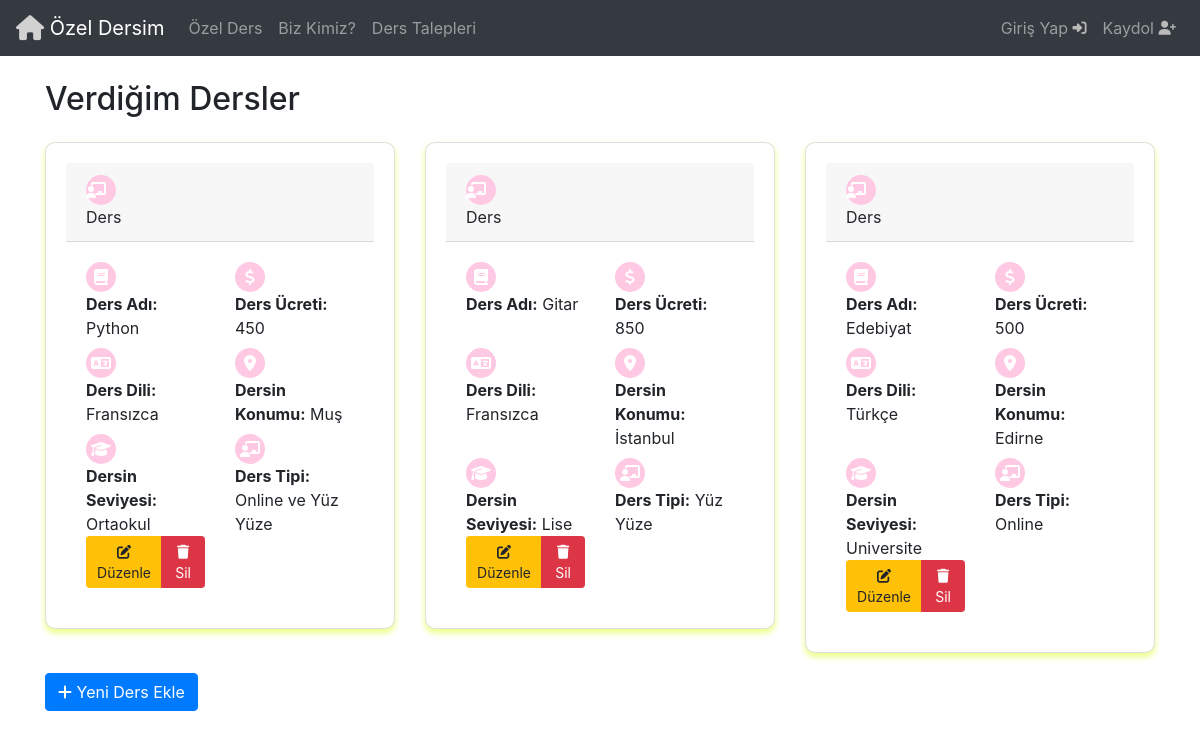
The app's page /verdigim_dersler/1/ with its own data.
### Base/models.py (models this page shows, shortened)
class VerilenDersler(models.Model):
  seviye = [
    ('İlkokul', 'İlkokul'),
    ('Ortaokul', 'Ortaokul'),
    ('Lise', 'Lise'),
    ('Universite', 'Üniversite'),
    ('Yukseklisans','Yüksek Lisans'),
  ]
  ders_tipleri = [
        ('online', 'Online'),
        ('yuz_yuze', 'Yüz Yüze'),
        ('iksisde', 'Online ve Yüz Yüze'),
    ]
  ders = models.ForeignKey(Ders, on_delete=models.CASCADE)
  saatlik_ucret = models.IntegerField(validators=[MinValueValidator(0)])
  egitmen = models.ForeignKey(User, on_delete=models.CASCADE)
  ders_dili = models.ForeignKey(Dil, on_delete=models.CASCADE)
  sehir = models.ForeignKey(Sehir, on_delete=models.CASCADE)
  ders_seviyesi = models.CharField(max_length=50, choices=seviye)
  ders_tipi = models.CharField(
        max_length=50,
        choices=(('online', 'Online'), ('yuz_yuze', 'Yüz Yüze'), ('iksisde', 'Online ve Yüz Yüze')),
    )

class Ders(models.Model):
  ders = models.CharField(max_length=50)
  def __str__(self) :
    return self.ders

class Dil(models.Model):
  dil = models.CharField(max_length=50)
  def __str__(self):
    return self.dil

class Sehir(models.Model):
  sehir = models.CharField(max_length=50)
  def __str__(self):
    return self.sehir

### Base/views.py (the view)
# urls.py: path('verdigim_dersler/<str:pk>/',views.verdigim_dersler,name='VerdigimDersler'),
def verdigim_dersler(request,pk):
   user = User.objects.get(id=pk)
   dersler = VerilenDersler.objects.filter(egitmen=user)
   return render(request,'VerdigimDersler.html',{'dersler':dersler})

### Templates/VerdigimDersler.html (shortened to what this page needs)
{% include 'navbar.html' %}
<!DOCTYPE html>
<html lang="en">
<head>
    <link
            rel="stylesheet"
            href="https://stackpath.bootstrapcdn.com/bootstrap/4.5.2/css/bootstrap.min.css"
    />
    <link
            rel="stylesheet"
            href="https://cdnjs.cloudflare.com/ajax/libs/font-awesome/6.5.2/css/all.min.css"
    />
</head>
<body>
<div class="container mt-4">
    <h2 class="mb-4">Verdiğim Dersler</h2>
    <div class="row">
        {% for ders in dersler %}
        <div class="col-md-4">
            <div class="card custom-card">
                <div class="card-header">
                    <div class="icon-circle"><i class="fas fa-chalkboard-teacher"></i></div> Ders
                </div>
                <div class="card-body">
                    <div class="row">
                        <div class="col-md-6">
                            <div class="icon-circle"><i class="fas fa-book"></i></div> <strong>Ders Adı:</strong> {{ ders.ders }}
                        </div>
                        <div class="col-md-6">
                            <div class="icon-circle"><i class="fas fa-dollar-sign"></i></div> <strong>Ders Ücreti:</strong> {{ ders.saatlik_ucret }}
                        </div>
                    </div>
                    <div class="row mt-2">
                        <div class="col-md-6">
                            <div class="icon-circle"><i class="fas fa-language"></i></div> <strong>Ders Dili:</strong> {{ ders.ders_dili }}
                        </div>
                        <div class="col-md-6">
                            <div class="icon-circle"><i class="fas fa-map-marker-alt"></i></div> <strong>Dersin Konumu:</strong> {{ ders.sehir }}
                        </div>
                    </div>
                    <div class="row mt-2">
                        <div class="col-md-6">
                            <div class="icon-circle"><i class="fas fa-graduation-cap"></i></div> <strong>Dersin Seviyesi:</strong> {{ ders.ders_seviyesi }}
                        </div>
                        <div class="col-md-6">
                            <div class="icon-circle"><i class="fas fa-chalkboard-teacher"></i></div> <strong>Ders Tipi:</strong> {{ ders.get_ders_tipi_display }}
                        </div>
                        <div class="col-md-6">
                            <div class="btn-group" role="group" aria-label="İşlemler">
                                <a href="{% url 'DersDuzenle' ders.id %}" class="btn btn-warning btn-sm"><i class="fas fa-edit"></i> Düzenle</a>
                                <a href="{% url 'DersSil' ders.id %}" class="btn btn-danger btn-sm"><i class="fas fa-trash"></i> Sil</a>
                            </div>
                        </div>
                    </div>
                </div>
            </div>
        </div>
        {% endfor %}
    </div>
    <a href="{% url 'DersEkle' request.user.id %}" class="btn btn-primary"><i class="fas fa-plus"></i> Yeni Ders Ekle</a>
</div>
</body>
</html>

### Templates/VerdigimDersler.html (style rules this page uses)
.custom-card { border-radius: 10px; padding: 20px; margin-bottom: 20px; box-shadow: 0 4px 6px rgba(235, 255, 122, 0.938); }
.card-header i { margin-right: 10px; }
.icon-circle { width: 30px; height: 30px; border-radius: 50%; background-color: #ffc8e3; display: flex; justify-content: center; align-items: center; margin-right: 10px; }
.icon-circle i { color: white; }

### records on screen
VerilenDersler: ders "Python", saatlik_ucret "450", ders_dili "Fransızca", sehir "Muş", ders_seviyesi "Ortaokul", ders_tipi "Online ve Yüz Yüze"
VerilenDersler: ders "Gitar", saatlik_ucret "850", ders_dili "Fransızca", sehir "İstanbul", ders_seviyesi "Lise", ders_tipi "Yüz Yüze"
VerilenDersler: ders "Edebiyat", saatlik_ucret "500", ders_dili "Türkçe", sehir "Edirne", ders_seviyesi "Universite", ders_tipi "Online"
